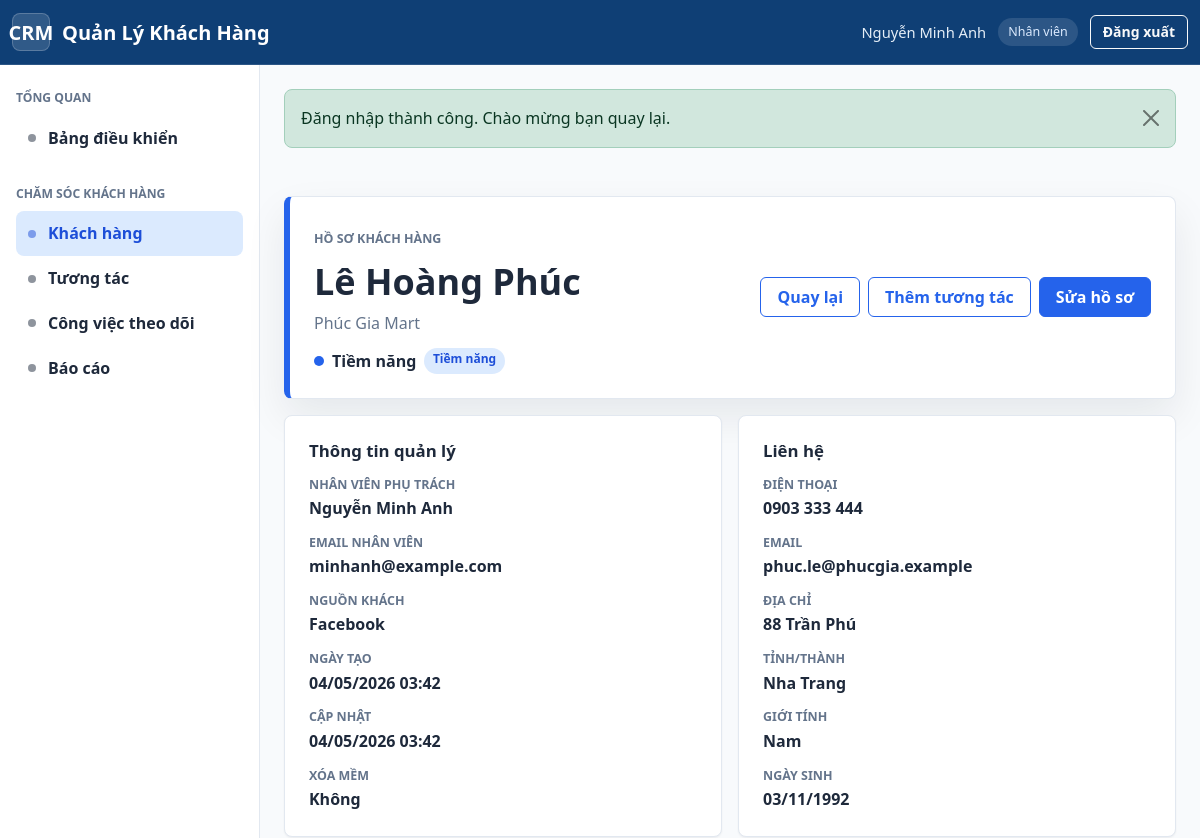
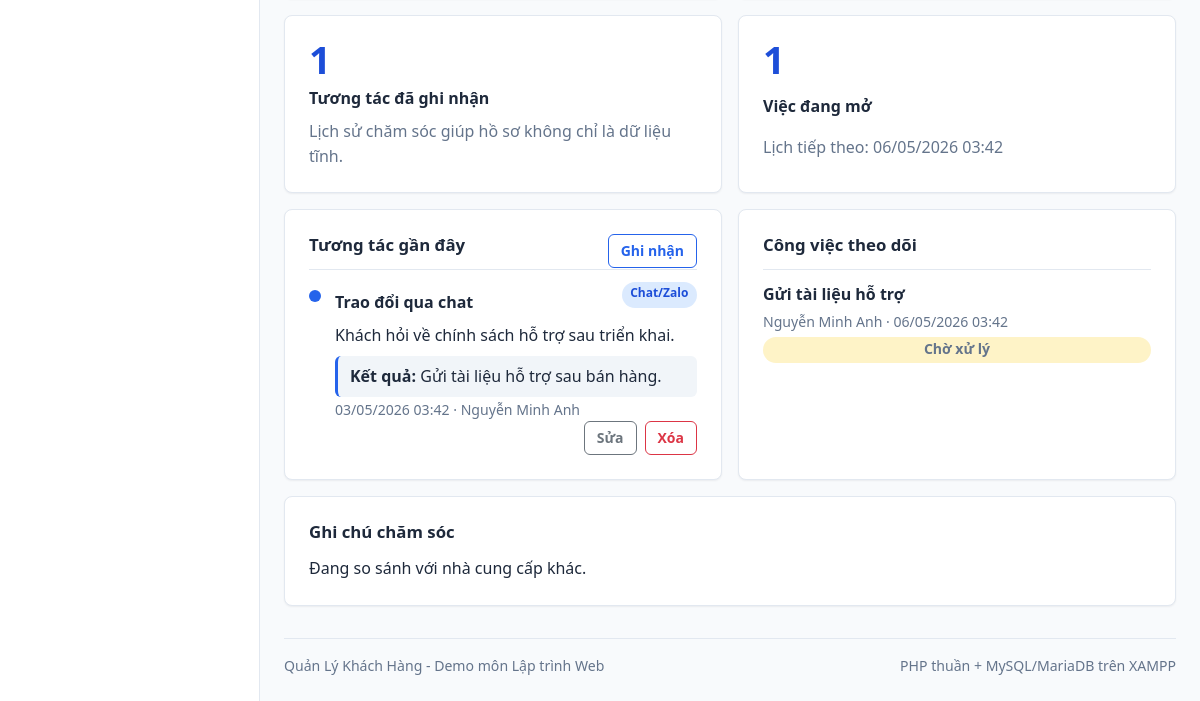
Before: /khach-hang/chi-tiet.php?id=3 (signed in) with the older database file (2 pictures, top to bottom).
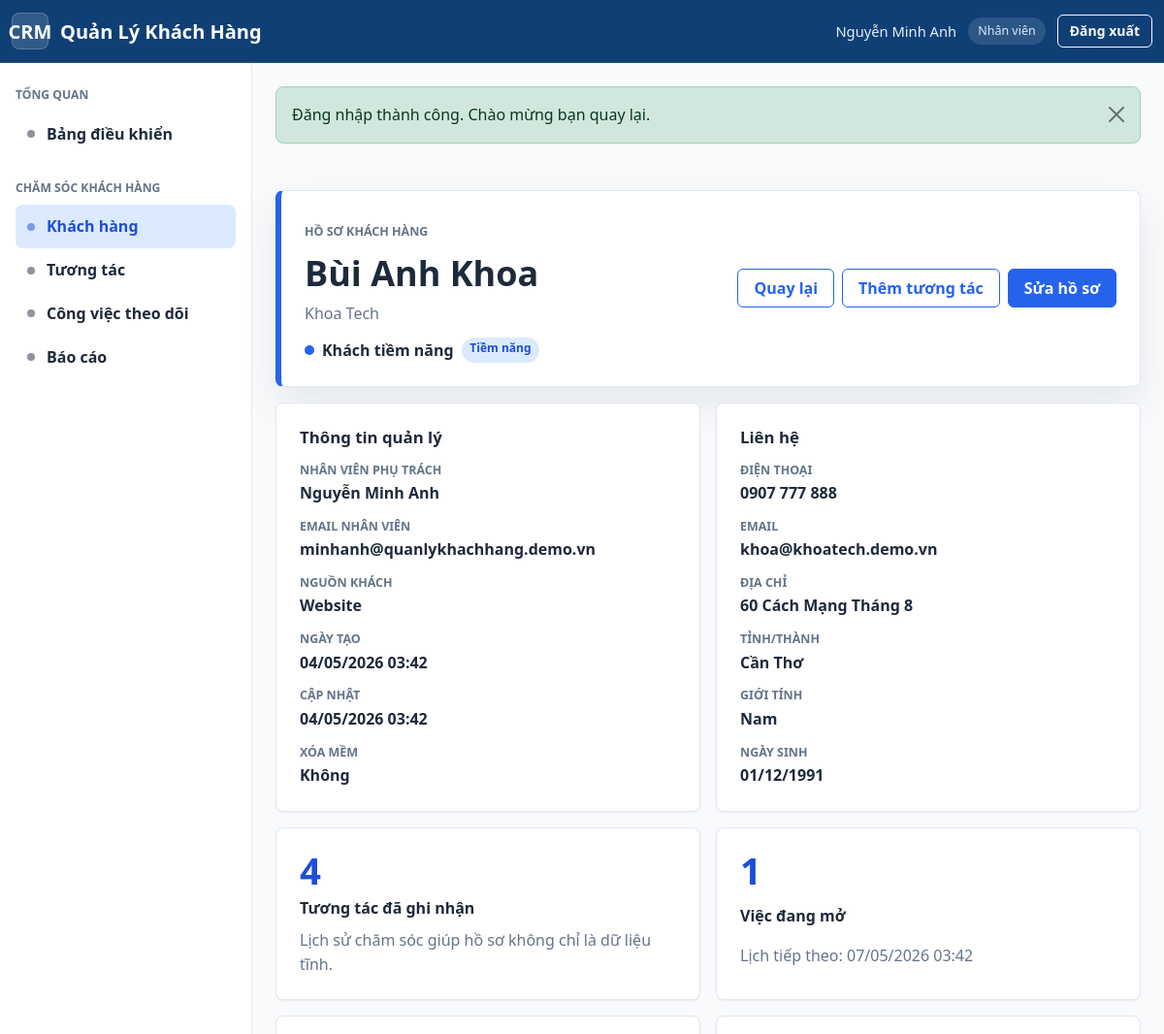
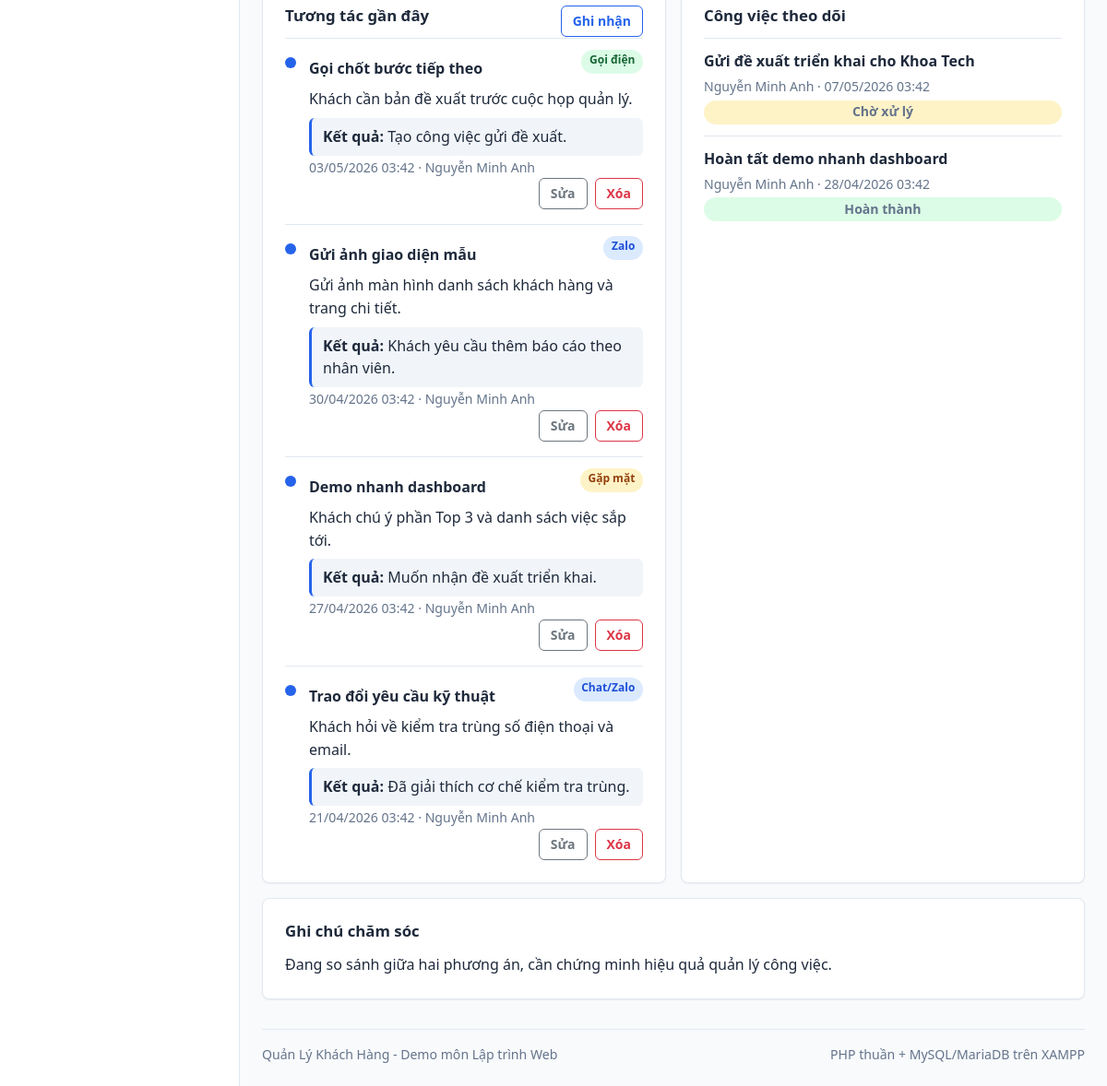
After: the same page with the newer database file (2 pictures, top to bottom).
### tables this page shows
CREATE TABLE `customers` (
    `id` INT UNSIGNED NOT NULL AUTO_INCREMENT,
    `customer_type_id` INT UNSIGNED NOT NULL,
    `assigned_user_id` INT UNSIGNED NULL,
    `full_name` VARCHAR(150) NOT NULL,
    `company_name` VARCHAR(150) NULL,
    `gender` ENUM('male', 'female', 'other', 'unknown') NOT NULL DEFAULT 'unknown',
    `date_of_birth` DATE NULL,
    `phone` VARCHAR(32) NULL,
    `phone_normalized` VARCHAR(32) NULL,
    `email` VARCHAR(191) NULL,
    `email_normalized` VARCHAR(191) NULL,
    `address` VARCHAR(255) NULL,
    `city` VARCHAR(80) NULL,
    `source` ENUM('website', 'facebook', 'referral', 'walk_in', 'phone', 'other') NOT NULL DEFAULT 'other',
    `status` ENUM('active', 'potential', 'inactive') NOT NULL DEFAULT 'active',
    `notes` TEXT NULL,
    `deleted_at` DATETIME NULL,
    `active_phone_key` VARCHAR(32)
        GENERATED ALWAYS AS (
            CASE
                WHEN `deleted_at` IS NULL
                 AND `phone_normalized` IS NOT NULL
                 AND `phone_normalized` <> ''
                THEN `phone_normalized`
                ELSE NULL
            END
        ) PERSISTENT,
    `active_email_key` VARCHAR(191)
        GENERATED ALWAYS AS (
            CASE
                WHEN `deleted_at` IS NULL
                 AND `email_normalized` IS NOT NULL
                 AND `email_normalized` <> ''
                THEN `email_normalized`
                ELSE NULL
            END
        ) PERSISTENT,
    `created_at` DATETIME NOT NULL DEFAULT CURRENT_TIMESTAMP,
    `updated_at` DATETIME NOT NULL DEFAULT CURRENT_TIMESTAMP ON UPDATE CURRENT_TIMESTAMP,
    PRIMARY KEY (`id`),
    UNIQUE KEY `uq_customers_active_phone` (`active_phone_key`),
    UNIQUE KEY `uq_customers_active_email` (`active_email_key`),
    KEY `idx_customers_name` (`full_name`),
    KEY `idx_customers_company_name` (`company_name`),
    KEY `idx_customers_type_status` (`customer_type_id`, `status`),
    KEY `idx_customers_assigned_status` (`assigned_user_id`, `status`),
    KEY `idx_customers_status_deleted` (`status`, `deleted_at`),
    KEY `idx_customers_deleted_at` (`deleted_at`),
    KEY `idx_customers_phone_normalized` (`phone_normalized`),
    KEY `idx_customers_email_normalized` (`email_normalized`),
    CONSTRAINT `fk_customers_customer_type`
        FOREIGN KEY (`customer_type_id`) REFERENCES `customer_types` (`id`)
        ON UPDATE CASCADE
        ON DELETE RESTRICT,
    CONSTRAINT `fk_customers_assigned_user`
        FOREIGN KEY (`assigned_user_id`) REFERENCES `users` (`id`)
        ON UPDATE CASCADE
        ON DELETE SET NULL
);

CREATE TABLE `customer_types` (
    `id` INT UNSIGNED NOT NULL AUTO_INCREMENT,
    `name` VARCHAR(80) NOT NULL,
    `description` VARCHAR(255) NULL,
    `priority_score` TINYINT UNSIGNED NOT NULL DEFAULT 0,
    `color` VARCHAR(20) NOT NULL DEFAULT '#64748b',
    `is_active` TINYINT(1) NOT NULL DEFAULT 1,
    `created_at` DATETIME NOT NULL DEFAULT CURRENT_TIMESTAMP,
    `updated_at` DATETIME NOT NULL DEFAULT CURRENT_TIMESTAMP ON UPDATE CURRENT_TIMESTAMP,
    PRIMARY KEY (`id`),
    UNIQUE KEY `uq_customer_types_name` (`name`),
    KEY `idx_customer_types_active` (`is_active`),
    KEY `idx_customer_types_priority_score` (`priority_score`)
);

CREATE TABLE `users` (
    `id` INT UNSIGNED NOT NULL AUTO_INCREMENT,
    `full_name` VARCHAR(120) NOT NULL,
    `username` VARCHAR(50) NOT NULL,
    `email` VARCHAR(191) NOT NULL,
    `phone` VARCHAR(32) NULL,
    `password_hash` VARCHAR(255) NOT NULL,
    `role` ENUM('admin', 'staff') NOT NULL DEFAULT 'staff',
    `status` ENUM('active', 'locked') NOT NULL DEFAULT 'active',
    `last_login_at` DATETIME NULL,
    `created_at` DATETIME NOT NULL DEFAULT CURRENT_TIMESTAMP,
    `updated_at` DATETIME NOT NULL DEFAULT CURRENT_TIMESTAMP ON UPDATE CURRENT_TIMESTAMP,
    PRIMARY KEY (`id`),
    UNIQUE KEY `uq_users_username` (`username`),
    UNIQUE KEY `uq_users_email` (`email`),
    KEY `idx_users_role_status` (`role`, `status`),
    KEY `idx_users_status` (`status`),
    KEY `idx_users_last_login_at` (`last_login_at`)
);

CREATE TABLE `interactions` (
    `id` INT UNSIGNED NOT NULL AUTO_INCREMENT,
    `customer_id` INT UNSIGNED NOT NULL,
    `user_id` INT UNSIGNED NOT NULL,
    `interaction_type` ENUM('call', 'email', 'meeting', 'note', 'chat', 'zalo', 'other') NOT NULL DEFAULT 'note',
    `title` VARCHAR(150) NOT NULL,
    `content` TEXT NULL,
    `result` VARCHAR(150) NULL,
    `interaction_at` DATETIME NOT NULL DEFAULT CURRENT_TIMESTAMP,
    `created_at` DATETIME NOT NULL DEFAULT CURRENT_TIMESTAMP,
    `updated_at` DATETIME NOT NULL DEFAULT CURRENT_TIMESTAMP ON UPDATE CURRENT_TIMESTAMP,
    PRIMARY KEY (`id`),
    KEY `idx_interactions_customer_date` (`customer_id`, `interaction_at`),
    KEY `idx_interactions_user_date` (`user_id`, `interaction_at`),
    KEY `idx_interactions_type_date` (`interaction_type`, `interaction_at`),
    CONSTRAINT `fk_interactions_customer`
        FOREIGN KEY (`customer_id`) REFERENCES `customers` (`id`)
        ON UPDATE CASCADE
        ON DELETE CASCADE,
    CONSTRAINT `fk_interactions_user`
        FOREIGN KEY (`user_id`) REFERENCES `users` (`id`)
        ON UPDATE CASCADE
        ON DELETE RESTRICT
);

CREATE TABLE `follow_up_tasks` (
    `id` INT UNSIGNED NOT NULL AUTO_INCREMENT,
    `customer_id` INT UNSIGNED NOT NULL,
    `assigned_user_id` INT UNSIGNED NOT NULL,
    `created_by` INT UNSIGNED NOT NULL,
    `title` VARCHAR(150) NOT NULL,
    `description` TEXT NULL,
    `due_at` DATETIME NOT NULL,
    `status` ENUM('pending', 'in_progress', 'completed', 'cancelled') NOT NULL DEFAULT 'pending',
    `priority` ENUM('low', 'medium', 'high') NOT NULL DEFAULT 'medium',
    `completed_at` DATETIME NULL,
    `created_at` DATETIME NOT NULL DEFAULT CURRENT_TIMESTAMP,
    `updated_at` DATETIME NOT NULL DEFAULT CURRENT_TIMESTAMP ON UPDATE CURRENT_TIMESTAMP,
    PRIMARY KEY (`id`),
    KEY `idx_tasks_assignee_status_due` (`assigned_user_id`, `status`, `due_at`),
    KEY `idx_tasks_customer_status` (`customer_id`, `status`),
    KEY `idx_tasks_due_at` (`due_at`),
    KEY `idx_tasks_priority` (`priority`),
    KEY `idx_tasks_created_by` (`created_by`),
    CONSTRAINT `fk_tasks_customer`
        FOREIGN KEY (`customer_id`) REFERENCES `customers` (`id`)
        ON UPDATE CASCADE
        ON DELETE CASCADE,
    CONSTRAINT `fk_tasks_assigned_user`
        FOREIGN KEY (`assigned_user_id`) REFERENCES `users` (`id`)
        ON UPDATE CASCADE
        ON DELETE RESTRICT,
    CONSTRAINT `fk_tasks_created_by`
        FOREIGN KEY (`created_by`) REFERENCES `users` (`id`)
        ON UPDATE CASCADE
        ON DELETE RESTRICT
);

### khach-hang/chi-tiet.php (the view, shortened to what the changed rows need)
<?php
$id = max(0, (int) gia_tri_get('id', 0));
$khachHang = $id > 0 ? lay_chi_tiet_khach_hang($id) : null;
$tuongTacGanDay = lay_tuong_tac_cua_khach_hang_day_du($id, 8, !empty($khachHang['deleted_at']));
$congViecTheoDoi = lay_cong_viec_cua_khach_hang($id);
$nhanCongViec = ['pending' => 'Chờ xử lý', 'in_progress' => 'Đang xử lý', 'completed' => 'Hoàn thành', 'cancelled' => 'Đã hủy'];
$lopCongViec = ['pending' => 'badge-soft-warning', 'in_progress' => 'badge-soft-primary', 'completed' => 'badge-soft-success', 'cancelled' => 'badge-soft-danger'];
require __DIR__ . '/../giao-dien/dau-trang.php';
?>
<section class="customer-profile-page">
    <div class="customer-profile-hero" style="--type-color: <?= e(mau_loai_khach_hang_khach_an_toan($khachHang['customer_type_color'])) ?>">
        <div>
            <p class="eyebrow">Hồ sơ khách hàng</p>
            <h1><?= e($khachHang['full_name']) ?></h1>
            <p><?= e($khachHang['company_name'] ?: $khachHang['city'] ?: 'Khách hàng cá nhân') ?></p>
            <div class="customer-profile-badges">
                <span class="customer-type-chip"><?= e($khachHang['customer_type_name']) ?></span>
                <span class="badge <?= e(lop_badge_trang_thai_khach_hang($khachHang['status'], $khachHang['deleted_at'])) ?>">
                    <?= e(nhan_hien_thi_trang_thai_khach_hang($khachHang['status'], $khachHang['deleted_at'])) ?>
                </span>
            </div>
        </div>
    </div>
    <div class="customer-profile-grid">
        <article class="surface-card customer-info-card">
            <h2 class="card-title">Thông tin quản lý</h2>
            <dl class="customer-definition-list">
                <div><dt>Nhân viên phụ trách</dt><dd><?= e($khachHang['assigned_user_name'] ?: 'Chưa phân công') ?></dd></div>
                <div><dt>Email nhân viên</dt><dd><?= e($khachHang['assigned_user_email'] ?: 'Chưa có') ?></dd></div>
                <div><dt>Nguồn khách</dt><dd><?= e(nhan_nguon_khach_hang()[$khachHang['source']] ?? 'Khác') ?></dd></div>
                <div><dt>Ngày tạo</dt><dd><?= e(dinh_dang_ngay_gio($khachHang['created_at'])) ?></dd></div>
                <div><dt>Cập nhật</dt><dd><?= e(dinh_dang_ngay_gio($khachHang['updated_at'])) ?></dd></div>
                <div><dt>Xóa mềm</dt><dd><?= e(dinh_dang_ngay_gio($khachHang['deleted_at']) ?: 'Không') ?></dd></div>
            </dl>
        </article>
        <article class="surface-card customer-info-card">
            <h2 class="card-title">Liên hệ</h2>
            <dl class="customer-definition-list">
                <div><dt>Điện thoại</dt><dd><?= e($khachHang['phone'] ?: 'Chưa có') ?></dd></div>
                <div><dt>Email</dt><dd><?= e($khachHang['email'] ?: 'Chưa có') ?></dd></div>
                <div><dt>Địa chỉ</dt><dd><?= e($khachHang['address'] ?: 'Chưa có') ?></dd></div>
                <div><dt>Tỉnh/thành</dt><dd><?= e($khachHang['city'] ?: 'Chưa có') ?></dd></div>
                <div><dt>Giới tính</dt><dd><?= e(nhan_gioi_tinh_khach_hang()[$khachHang['gender']] ?? 'Chưa xác định') ?></dd></div>
                <div><dt>Ngày sinh</dt><dd><?= e(dinh_dang_ngay($khachHang['date_of_birth']) ?: 'Chưa có') ?></dd></div>
            </dl>
        </article>
        <article class="surface-card customer-metric-card">
            <span class="number"><?= e((string) $khachHang['interaction_count']) ?></span>
            <strong>Tương tác đã ghi nhận</strong>
            <p class="text-muted mb-0">Lịch sử chăm sóc giúp hồ sơ không chỉ là dữ liệu tĩnh.</p>
        </article>
        <article class="surface-card customer-metric-card">
            <span class="number"><?= e((string) $khachHang['open_task_count']) ?></span>
            <strong>Việc đang mở</strong>
            <p class="text-muted mb-0">Lịch tiếp theo: <?= e(dinh_dang_ngay_gio($khachHang['next_task_due_at']) ?: 'chưa có') ?></p>
        </article>
    </div>
    <div class="customer-ops-grid">
        <section class="surface-card">
            <div class="interaction-section-heading">
                <h2 class="card-title">Tương tác gần đây</h2>
            </div>
            <div class="customer-interaction-feed">
                <?php foreach ($tuongTacGanDay as $tuongTac): ?>
                    <article>
                        <span class="interaction-dot" aria-hidden="true"></span>
                        <div>
                            <div class="interaction-feed-title">
                                <strong><?= e($tuongTac['title']) ?></strong>
                                <span class="badge <?= e(lop_badge_loai_tuong_tac($tuongTac['interaction_type'])) ?>">
                                    <?= e(nhan_loai_tuong_tac_hien_thi($tuongTac['interaction_type'])) ?>
                                </span>
                            </div>
                            <p><?= nl2br(e($tuongTac['content'])) ?></p>
                            <?php if ($tuongTac['result']): ?>
                                <p class="interaction-result"><strong>Kết quả:</strong> <?= e($tuongTac['result']) ?></p>
                            <?php endif; ?>
                            <time><?= e(dinh_dang_ngay_gio($tuongTac['interaction_at'])) ?> · <?= e($tuongTac['user_name']) ?></time>
                            <?php if (co_the_sua_xoa_tuong_tac($tuongTac)): ?>
                                <div class="interaction-actions">
                                    <a class="btn btn-sm btn-outline-secondary" href="<?= e(duong_dan('tuong-tac/sua.php?id=' . $tuongTac['id'])) ?>">Sửa</a>
                                    <form action="<?= e(duong_dan('tuong-tac/xoa.php')) ?>" method="post">
                                        <button class="btn btn-sm btn-outline-danger" data-confirm-message="Xóa tương tác này khỏi lịch sử?" type="submit">Xóa</button>
                                    </form>
                                </div>
                            <?php endif; ?>
                        </div>
                    </article>
                <?php endforeach; ?>
            </div>
        </section>
        <section class="surface-card">
            <h2 class="card-title">Công việc theo dõi</h2>
            <div class="customer-mini-list">
                <?php foreach ($congViecTheoDoi as $congViec): ?>
                    <article>
                        <strong><?= e($congViec['title']) ?></strong>
                        <span><?= e($congViec['assigned_user_name']) ?> · <?= e(dinh_dang_ngay_gio($congViec['due_at'])) ?></span>
                        <span class="badge <?= e($lopCongViec[$congViec['status']] ?? 'badge-soft-primary') ?>"><?= e($nhanCongViec[$congViec['status']] ?? 'Không rõ') ?></span>
                    </article>
                <?php endforeach; ?>
            </div>
        </section>
    </div>
    <?php if ($khachHang['notes']): ?>
        <section class="surface-card">
            <h2 class="card-title">Ghi chú chăm sóc</h2>
            <p class="mb-0"><?= nl2br(e($khachHang['notes'])) ?></p>
        </section>
    <?php endif; ?>
</section>
<?php require __DIR__ . '/../giao-dien/cuoi-trang.php'; ?>

### giao-dien/thanh-dieu-huong.php (shortened to what the changed rows need)
<nav class="navbar navbar-expand-lg app-navbar">
    <div class="container-fluid">
        <div class="navbar-actions">
            <?php if (da_dang_nhap()): ?>
                <?php $nguoiDung = nguoi_dung_hien_tai(); ?>
                <?php $vaiTro = ($nguoiDung['vai_tro'] ?? '') === VAI_TRO_ADMIN ? 'Quản trị' : 'Nhân viên'; ?>
                <span class="navbar-user"><?= e($nguoiDung['ho_ten'] ?: $nguoiDung['ten_dang_nhap']) ?></span>
                <span class="navbar-role"><?= e($vaiTro) ?></span>
                <form class="d-inline" method="post" action="<?= e(duong_dan('dang-xuat.php')) ?>">
                    <button class="btn btn-outline-light btn-sm" type="submit">Đăng xuất</button>
                </form>
            <?php else: ?>
                <a class="btn btn-outline-light btn-sm" href="<?= e(duong_dan('dang-nhap.php')) ?>">Đăng nhập</a>
            <?php endif; ?>
        </div>
    </div>
</nav>

Changed rows visible on the page:
no longer on this page (row edited): interactions: title "Trao đổi qua chat", interaction_type "Chat/Zalo", content "Khách hỏi về chính sách hỗ trợ sau triển khai.", result "Gửi tài liệu hỗ trợ sau bán hàng.", interaction_at "03/05/2026 03:42", user.full_name "Nguyễn Minh Anh"
no longer on this page (row edited): follow_up_tasks: title "Gửi tài liệu hỗ trợ", assigned_user.full_name "Nguyễn Minh Anh", due_at "06/05/2026 03:42", status "Chờ xử lý"
changed customers "Không": full_name "Lê Hoàng Phúc" → "Bùi Anh Khoa"; company_name "Phúc Gia Mart" → "Khoa Tech"; customer_type.name "Tiềm năng" → "Khách tiềm năng"; assigned_user.email "minhanh@example.com" → "minhanh@quanlykhachhang.demo.vn"; source "Facebook" → "Website"; phone "0903 333 444" → "0907 777 888"; email "phuc.le@phucgia.example" → "khoa@khoatech.demo.vn"; address "88 Trần Phú" → "60 Cách Mạng Tháng 8"; city "Nha Trang" → "Cần Thơ"; date_of_birth "03/11/1992" → "01/12/1991"; notes "Đang so sánh với nhà cung cấp khác." → "Đang so sánh giữa hai phương án, cần chứng minh hiệu quả quản lý công việc."
added interactions: title "Gọi chốt bước tiếp theo", interaction_type "Gọi điện", content "Khách cần bản đề xuất trước cuộc họp quản lý.", result "Tạo công việc gửi đề xuất.", interaction_at "03/05/2026 03:42", user.full_name "Nguyễn Minh Anh"
added interactions: title "Gửi ảnh giao diện mẫu", interaction_type "Zalo", content "Gửi ảnh màn hình danh sách khách hàng và trang chi tiết.", result "Khách yêu cầu thêm báo cáo theo nhân viên.", interaction_at "30/04/2026 03:42", user.full_name "Nguyễn Minh Anh"
added interactions: title "Demo nhanh dashboard", interaction_type "Gặp mặt", content "Khách chú ý phần Top 3 và danh sách việc sắp tới.", result "Muốn nhận đề xuất triển khai.", interaction_at "27/04/2026 03:42", user.full_name "Nguyễn Minh Anh"
added interactions: title "Trao đổi yêu cầu kỹ thuật", interaction_type "Chat/Zalo", content "Khách hỏi về kiểm tra trùng số điện thoại và email.", result "Đã giải thích cơ chế kiểm tra trùng.", interaction_at "21/04/2026 03:42", user.full_name "Nguyễn Minh Anh"
added follow_up_tasks: title "Gửi đề xuất triển khai cho Khoa Tech", assigned_user.full_name "Nguyễn Minh Anh", due_at "07/05/2026 03:42", status "Chờ xử lý"
added follow_up_tasks: title "Hoàn tất demo nhanh dashboard", assigned_user.full_name "Nguyễn Minh Anh", due_at "28/04/2026 03:42", status "Hoàn thành"
Other visible differences:
$khachHang['interaction_count']: "1" → "4"
dinh_dang_ngay_gio($khachHang['next_task_due_at']) ?: 'chưa có': "06/05/2026 03:42" → "07/05/2026 03:42"
